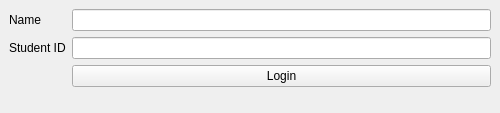
<?xml version="1.0" encoding="UTF-8"?>
<ui version="4.0">
 <class>CrackingASL</class>
 <widget class="QMainWindow" name="CrackingASL">
  <property name="enabled">
   <bool>true</bool>
  </property>
  <property name="geometry">
   <rect>
    <x>0</x>
    <y>0</y>
    <width>500</width>
    <height>113</height>
   </rect>
  </property>
  <property name="sizePolicy">
   <sizepolicy hsizetype="MinimumExpanding" vsizetype="Minimum">
    <horstretch>0</horstretch>
    <verstretch>0</verstretch>
   </sizepolicy>
  </property>
  <property name="windowTitle">
   <string>CrackingASL</string>
  </property>
  <widget class="QWidget" name="centralwidget">
   <property name="sizePolicy">
    <sizepolicy hsizetype="MinimumExpanding" vsizetype="Minimum">
     <horstretch>0</horstretch>
     <verstretch>0</verstretch>
    </sizepolicy>
   </property>
   <layout class="QVBoxLayout" name="verticalLayout_4">
    <property name="rightMargin">
     <number>9</number>
    </property>
    <property name="bottomMargin">
     <number>0</number>
    </property>
    <item>
     <layout class="QFormLayout" name="formLayout">
      <item row="0" column="0">
       <widget class="QLabel" name="label">
        <property name="text">
         <string>Name</string>
        </property>
       </widget>
      </item>
      <item row="0" column="1">
       <widget class="QLineEdit" name="lineEdit"/>
      </item>
      <item row="1" column="0">
       <widget class="QLabel" name="label_2">
        <property name="text">
         <string>Student ID</string>
        </property>
       </widget>
      </item>
      <item row="1" column="1">
       <widget class="QLineEdit" name="lineEdit_2">
        <property name="sizePolicy">
         <sizepolicy hsizetype="Ignored" vsizetype="Fixed">
          <horstretch>0</horstretch>
          <verstretch>0</verstretch>
         </sizepolicy>
        </property>
       </widget>
      </item>
      <item row="2" column="1">
       <widget class="QPushButton" name="pushButton">
        <property name="text">
         <string>Login</string>
        </property>
        <property name="autoDefault">
         <bool>false</bool>
        </property>
        <property name="default">
         <bool>false</bool>
        </property>
       </widget>
      </item>
      <item row="3" column="1">
       <widget class="QLabel" name="label_3">
        <property name="sizePolicy">
         <sizepolicy hsizetype="Fixed" vsizetype="Fixed">
          <horstretch>0</horstretch>
          <verstretch>0</verstretch>
         </sizepolicy>
        </property>
        <property name="text">
         <string/>
        </property>
        <property name="scaledContents">
         <bool>false</bool>
        </property>
        <property name="alignment">
         <set>Qt::AlignLeading|Qt::AlignLeft|Qt::AlignTop</set>
        </property>
       </widget>
      </item>
     </layout>
    </item>
   </layout>
  </widget>
 </widget>
 <resources/>
 <connections/>
</ui>
